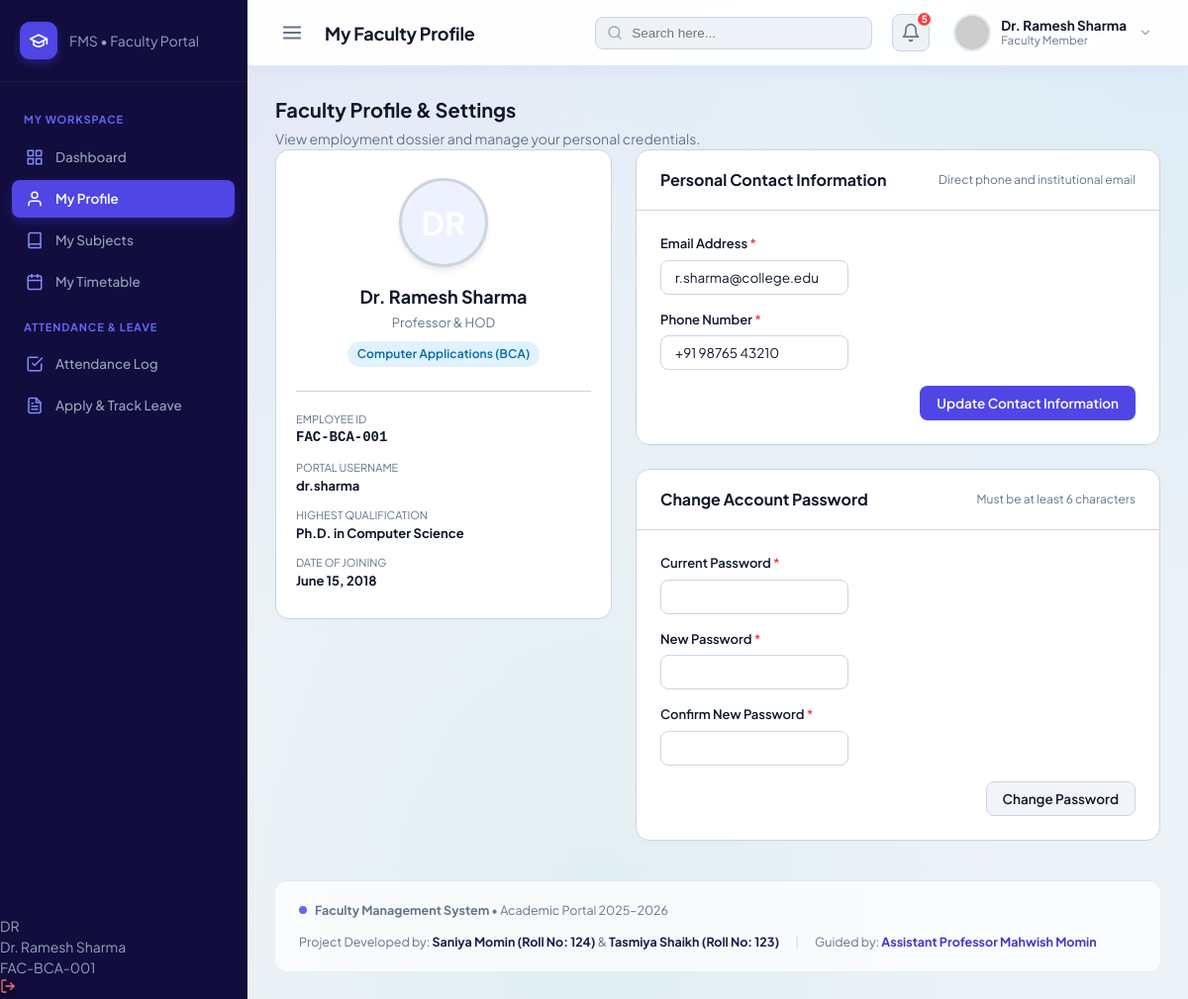
The app's page /fms/faculty/profile.php (signed in) with its own data.
### tables this page shows
CREATE TABLE `faculty` (
  `id` INT AUTO_INCREMENT PRIMARY KEY,
  `user_id` INT NOT NULL UNIQUE,
  `department_id` INT NOT NULL,
  `emp_id` VARCHAR(20) NOT NULL UNIQUE,
  `full_name` VARCHAR(100) NOT NULL,
  `email` VARCHAR(100) NOT NULL UNIQUE,
  `phone` VARCHAR(20) NOT NULL,
  `designation` VARCHAR(100) NOT NULL,
  `qualification` VARCHAR(100) NOT NULL,
  `joining_date` DATE NOT NULL,
  `photo` VARCHAR(255) DEFAULT 'default_avatar.png',
  `created_at` TIMESTAMP DEFAULT CURRENT_TIMESTAMP,
  INDEX `idx_faculty_dept` (`department_id`),
  INDEX `idx_faculty_emp_id` (`emp_id`),
  CONSTRAINT `fk_faculty_user` FOREIGN KEY (`user_id`) 
    REFERENCES `users` (`id`) ON DELETE CASCADE ON UPDATE CASCADE,
  CONSTRAINT `fk_faculty_department` FOREIGN KEY (`department_id`) 
    REFERENCES `departments` (`id`) ON DELETE RESTRICT ON UPDATE CASCADE
);

CREATE TABLE `departments` (
  `id` INT AUTO_INCREMENT PRIMARY KEY,
  `dept_code` VARCHAR(10) NOT NULL UNIQUE,
  `dept_name` VARCHAR(100) NOT NULL,
  `description` VARCHAR(255) DEFAULT NULL,
  `created_at` TIMESTAMP DEFAULT CURRENT_TIMESTAMP
);

CREATE TABLE `users` (
  `id` INT AUTO_INCREMENT PRIMARY KEY,
  `username` VARCHAR(50) NOT NULL UNIQUE,
  `password` VARCHAR(255) NOT NULL,
  `role` ENUM('admin', 'faculty') NOT NULL DEFAULT 'faculty',
  `status` ENUM('active', 'inactive') NOT NULL DEFAULT 'active',
  `created_at` TIMESTAMP DEFAULT CURRENT_TIMESTAMP,
  INDEX `idx_users_role` (`role`),
  INDEX `idx_users_status` (`status`)
);

### fms/includes/auth.php (called while the page is built, shortened)
<?php
require_once __DIR__ . '/functions.php';
function isLoggedIn() {
    return isset($_SESSION['user_id']) && !empty($_SESSION['user_id']) && isset($_SESSION['user_role']);
}
function getCurrentUser() {
    return [
        'id'          => $_SESSION['user_id'],
        'username'    => $_SESSION['username'],
        'role'        => $_SESSION['user_role'],
        'faculty_id'  => $_SESSION['faculty_id'] ?? null,
        'full_name'   => $_SESSION['full_name'] ?? $_SESSION['username'],
        'designation' => $_SESSION['designation'] ?? '',
        'emp_id'      => $_SESSION['emp_id'] ?? '',
        'dept_name'   => $_SESSION['dept_name'] ?? '',
        'photo'       => $_SESSION['photo'] ?? 'default_avatar.png'
    ];
}

### fms/includes/functions.php (called while the page is built, shortened)
<?php
function escape($string) {
    return htmlspecialchars((string)($string ?? ''), ENT_QUOTES, 'UTF-8');
}
function getSafeAvatar($photo, $name = 'AI Bot') {
    return $photo;
}

### fms/faculty/profile.php (the view, shortened to what this page needs)
<?php
$pageTitle = 'My Faculty Profile';
$db = getDB();
$facultyId = (int)$_SESSION['faculty_id'];
try {
    $stmt = $db->prepare("
        SELECT f.*, d.dept_code, d.dept_name, u.username
        FROM faculty f
        JOIN departments d ON f.department_id = d.id
        JOIN users u ON f.user_id = u.id
        WHERE f.id = ?
    ");
    $stmt->execute([$facultyId]);
    $faculty = $stmt->fetch();
} catch (Exception $e) {
    die("Database error: " . $e->getMessage());
}
include __DIR__ . '/../includes/header.php';
?>
<div class="content-header">
    <div>
        <h2 style="font-size: 20px; font-weight: 700; color: var(--text); margin: 0 0 4px;">Faculty Profile &amp; Settings</h2>
        <p style="color: var(--text-muted); font-size: 14px; margin: 0;">View employment dossier and manage your personal credentials.</p>
    </div>
</div>
<div style="display: grid; grid-template-columns: minmax(280px, 340px) 1fr; gap: 24px; align-items: start;">
    <div class="card">
        <div class="card-body" style="text-align: center; padding: 28px 20px;">
            <div style="width: 90px; height: 90px; margin: 0 auto 16px; border-radius: 50%; background: var(--primary-light); display: flex; align-items: center; justify-content: center; font-size: 32px; font-weight: 700; color: #fff; border: 3px solid var(--border); box-shadow: 0 4px 6px -1px rgba(0,0,0,0.1);">
            </div>
            <h3 style="margin: 0 0 4px; font-size: 18px; font-weight: 700; color: var(--text);">
                <?php echo escape($faculty['full_name']); ?>
            </h3>
            <div style="font-size: 13px; color: var(--text-muted); margin-bottom: 8px;">
                <?php echo escape($faculty['designation']); ?>
            </div>
            <div>
                <span class="badge badge-info" style="font-size: 12px; padding: 4px 10px;">
                    <?php echo escape($faculty['dept_name']); ?> (<?php echo escape($faculty['dept_code']); ?>)
                </span>
            </div>
            <div style="margin-top: 24px; padding-top: 20px; border-top: 1px solid var(--border); text-align: left; font-size: 13px; display: flex; flex-direction: column; gap: 12px;">
                <div>
                    <span style="color: var(--text-muted); display: block; font-size: 11px; text-transform: uppercase;">Employee ID</span>
                    <strong style="font-family: monospace; font-size: 14px;"><?php echo escape($faculty['emp_id']); ?></strong>
                </div>
                <div>
                    <span style="color: var(--text-muted); display: block; font-size: 11px; text-transform: uppercase;">Portal Username</span>
                    <strong><?php echo escape($faculty['username']); ?></strong>
                </div>
                <div>
                    <span style="color: var(--text-muted); display: block; font-size: 11px; text-transform: uppercase;">Highest Qualification</span>
                    <strong><?php echo escape($faculty['qualification'] ?? 'N/A'); ?></strong>
                </div>
                <div>
                    <span style="color: var(--text-muted); display: block; font-size: 11px; text-transform: uppercase;">Date of Joining</span>
                    <strong><?php echo date('F j, Y', strtotime($faculty['joining_date'])); ?></strong>
                </div>
            </div>
        </div>
    </div>
    <div style="display: flex; flex-direction: column; gap: 24px;">
        <div class="card">
            <div class="card-header">
                <h3 class="card-title">Personal Contact Information</h3>
                <span style="font-size: 12px; color: var(--text-muted);">Direct phone and institutional email</span>
            </div>
            <div class="card-body">
                <form method="POST" action="">
                    <div class="form-grid" style="grid-template-columns: 1fr 1fr;">
                        <div class="form-group">
                            <label for="email" class="form-label">Email Address <span style="color: var(--danger);">*</span></label>
                            <input type="email"
                                   id="email"
                                   name="email"
                                   class="form-control"
                                   value="<?php echo escape($faculty['email']); ?>"
                                   required>
                        </div>
                        <div class="form-group">
                            <label for="phone" class="form-label">Phone Number <span style="color: var(--danger);">*</span></label>
                            <input type="tel"
                                   id="phone"
                                   name="phone"
                                   class="form-control"
                                   value="<?php echo escape($faculty['phone']); ?>"
                                   required>
                        </div>
                    </div>
                    <div style="display: flex; justify-content: flex-end; margin-top: 16px;">
                        <button type="submit" class="btn btn-primary">
                            Update Contact Information
                        </button>
                    </div>
                </form>
            </div>
        </div>
        <div class="card">
            <div class="card-header">
                <h3 class="card-title">Change Account Password</h3>
                <span style="font-size: 12px; color: var(--text-muted);">Must be at least 6 characters</span>
            </div>
            <div class="card-body">
                <form method="POST" action="">
                    <div class="form-group">
                        <label for="current_password" class="form-label">Current Password <span style="color: var(--danger);">*</span></label>
                        <input type="password"
                               id="current_password"
                               name="current_password"
                               class="form-control"
                               required
                               autocomplete="current-password">
                    </div>
                    <div class="form-grid" style="grid-template-columns: 1fr 1fr;">
                        <div class="form-group">
                            <label for="new_password" class="form-label">New Password <span style="color: var(--danger);">*</span></label>
                            <input type="password"
                                   id="new_password"
                                   name="new_password"
                                   class="form-control"
                                   required
                                   minlength="6"
                                   autocomplete="new-password">
                        </div>
                        <div class="form-group">
                            <label for="confirm_password" class="form-label">Confirm New Password <span style="color: var(--danger);">*</span></label>
                            <input type="password"
                                   id="confirm_password"
                                   name="confirm_password"
                                   class="form-control"
                                   required
                                   minlength="6"
                                   autocomplete="new-password">
                        </div>
                    </div>
                    <div style="display: flex; justify-content: flex-end; margin-top: 16px;">
                        <button type="submit" class="btn btn-secondary" style="background: #F1F5F9;">
                            Change Password
                        </button>
                    </div>
                </form>
            </div>
        </div>
    </div>
</div>
<?php include __DIR__ . '/../includes/footer.php'; ?>

### fms/includes/header.php (shortened to what this page needs)
<?php
require_once __DIR__ . '/functions.php';
require_once __DIR__ . '/auth.php';
$currentUser = getCurrentUser();
$pageTitle = $pageTitle ?? 'Dashboard';
?>
<!DOCTYPE html>
<html lang="en">
<head>
    <link rel="stylesheet" href="<?php echo BASE_URL; ?>assets/css/style.css">
    <link rel="stylesheet" href="/fms/assets/css/style.css">
    <link rel="stylesheet" href="/assets/css/style.css">
    <link rel="stylesheet" href="<?php echo BASE_URL; ?>assets/css/print.css">
</head>
<body>
<div class="app-wrapper">
    <?php
    if ($currentUser['role'] === 'admin') {
        include __DIR__ . '/admin-sidebar.php';
    } else {
        include __DIR__ . '/faculty-sidebar.php';
    }
    ?>
    <div class="main-wrapper">
        <header class="topbar">
            <div class="topbar-left">
                <button type="button" class="btn-sidebar-toggle" id="sidebarToggle" aria-label="Toggle navigation">
                    <svg width="22" height="22" viewBox="0 0 24 24" fill="none" stroke="currentColor" stroke-width="2" stroke-linecap="round" stroke-linejoin="round">
                        <line x1="3" y1="12" x2="21" y2="12"/>
                        <line x1="3" y1="6" x2="21" y2="6"/>
                        <line x1="3" y1="18" x2="21" y2="18"/>
                    </svg>
                </button>
                <h1 class="page-title"><?php echo escape($pageTitle); ?></h1>
            </div>
            <div class="topbar-right">
                <div class="topbar-search">
                    <input type="text" placeholder="Search here..." id="globalSearchInput">
                </div>
                <div class="notification-btn" title="5 Unread Notifications">
                    <svg width="20" height="20" viewBox="0 0 24 24" fill="none" stroke="currentColor" stroke-width="2" stroke-linecap="round" stroke-linejoin="round">
                        <path d="M18 8A6 6 0 0 0 6 8c0 7-3 9-3 9h18s-3-2-3-9"/>
                        <path d="M13.73 21a2 2 0 0 1-3.46 0"/>
                    </svg>
                    <span class="notification-badge">5</span>
                </div>
                <a href="<?php echo BASE_URL; ?><?php echo ($currentUser['role'] === 'admin' ? 'admin/dashboard.php' : 'faculty/profile.php'); ?>" class="user-profile-badge">
                    <img
                        src="<?php echo escape(getSafeAvatar($currentUser['photo'] ?? '', $currentUser['full_name'])); ?>"
                        alt="<?php echo escape($currentUser['full_name']); ?>"
                        class="user-profile-avatar"
                    >
                    <div class="user-profile-info">
                        <span class="user-profile-name"><?php echo escape($currentUser['full_name'] ?: 'Administrator'); ?></span>
                        <span class="user-profile-role"><?php echo ($currentUser['role'] === 'admin' ? 'Super Admin' : 'Faculty Member'); ?></span>
                    </div>
                    <svg width="14" height="14" viewBox="0 0 24 24" fill="none" stroke="currentColor" stroke-width="2" stroke-linecap="round" stroke-linejoin="round" style="color: #94A3B8; margin-left: 2px;">
                        <polyline points="6 9 12 15 18 9"/>
                    </svg>
                </a>
            </div>
        </header>
        <main class="content-container">

### records on screen
faculty: full_name "Dr. Ramesh Sharma", designation "Professor & HOD", department.dept_name "Computer Applications", department.dept_code "BCA", emp "FAC-BCA-001", user.username "dr.sharma", qualification "Ph.D. in Computer Science", joining_date "June 15, 2018", email "r.sharma@college.edu", phone "+91 98765 43210"

### other values on screen
substr(escape($facName), 0, 2) "DR"
$facName "Dr. Ramesh Sharma"
$facEmpId "FAC-BCA-001"
$pageTitle "My Faculty Profile"
